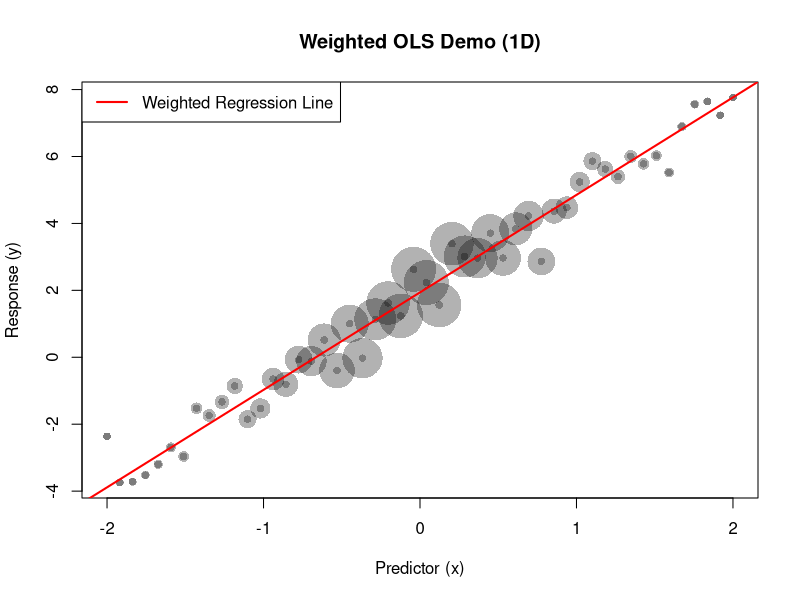

The R source for this figure:
# Set seed for reproducibility
set.seed(123)

# ------------------------------------------------------
# Part 1: Full demonstration with 2 predictors (no plot)
# ------------------------------------------------------

# Generate synthetic data
n <- 100  # number of observations
p <- 2    # number of predictors (excluding intercept)

# Predictors
X <- matrix(rnorm(n * p), nrow = n, ncol = p)
# Add intercept column (column of 1s)
X_int <- cbind(1, X)

# True coefficients (including intercept)
beta_true <- c(2, 3, -1.5)

# Generate response with noise
y <- X_int %*% beta_true + rnorm(n, sd = 0.5)

# Define weights for each observation (randomly)
w <- runif(n, min = 0.1, max = 2.0)
# Emphasize some weights for effect
w[1:20] <- 0.1  # low weight
w[21:40] <- 2.0 # high weight

# --- Method 1: Closed-Form Solution ---
# Formula: beta_hat = (X'WX)^-1 * X'Wy
XtX_w <- t(X_int) %*% (w * X_int)  # X'WX
Xty_w <- t(X_int) %*% (w * y)      # X'Wy
beta_closed_form <- solve(XtX_w, Xty_w)

cat("--- Closed-Form Solution ---\n")
cat("Coefficients:", as.numeric(beta_closed_form), "\n\n")

# --- Method 2: Stochastic Gradient Descent (SGD) ---
# Initialize beta vector to zeros
beta_sgd <- matrix(0, nrow = p+1, ncol = 1)

# SGD parameters
eta <- 0.01       # learning rate (step size)
num_iterations <- 10000 # number of iterations

# Run SGD
for (k in 1:num_iterations) {
  # 1. Randomly select one observation
  i <- sample(1:n, 1)
  
  # 2. Get the data for that observation
  x_i <- as.numeric(X_int[i, ]) # Row as vector
  y_i <- y[i]
  w_i <- w[i]
  
  # 3. Calculate prediction and error
  pred <- sum(x_i * beta_sgd)
  err <- pred - y_i
  
  # 4. Compute gradient for the weighted loss: L = w_i*(x_i'*beta - y_i)^2
  # dL/dbeta = 2 * w_i * err * x_i
  grad <- 2 * w_i * err * x_i
  
  # 5. Update beta
  beta_sgd <- beta_sgd - eta * matrix(grad, ncol = 1)
}

cat("--- SGD Solution (after", num_iterations, "iterations) ---\n")
cat("Coefficients:", as.numeric(beta_sgd), "\n\n")

# --- Comparison ---
cat("--- Comparison ---\n")
cat("True Coefficients:     ", beta_true, "\n")
cat("Closed-Form Estimate:  ", round(as.numeric(beta_closed_form), 4), "\n")
cat("SGD Estimate (approx): ", round(as.numeric(beta_sgd), 4), "\n")

# ------------------------------------------------------
# Part 2: Simplified 1D case with visualization
# ------------------------------------------------------
par(mfrow = c(1, 1)) # Reset graphics layout

# Generate simple 1D data
n_simple <- 50
x_simple <- seq(-2, 2, length.out = n_simple)
X_simple <- cbind(1, x_simple) # Add intercept
y_simple <- 2 + 3 * x_simple + rnorm(n_simple, sd = 0.5)

# Define weights (e.g., higher weight for points near x=0)
w_simple <- exp(-x_simple^2) # Gaussian-like weights

# Closed-form for 1D
XtX_w_simple <- t(X_simple) %*% (w_simple * X_simple)
Xty_w_simple <- t(X_simple) %*% (w_simple * y_simple)
beta_simple <- solve(XtX_w_simple, Xty_w_simple)
intercept <- beta_simple[1]
slope <- beta_simple[2]

# Plotting
plot(x_simple, y_simple, pch = 16, col = rgb(0, 0, 0, 0.3), 
     main = "Weighted OLS Demo (1D)", xlab = "Predictor (x)", ylab = "Response (y)")
# Make point sizes proportional to weights
symbols_size <- (w_simple - min(w_simple)) / (max(w_simple) - min(w_simple)) * 5 + 1
points(x_simple, y_simple, cex = symbols_size, pch = 16, col = rgb(0, 0, 0, 0.3))

# Draw the weighted regression line
abline(intercept, slope, col = "red", lwd = 2)
legend("topleft", legend = c("Weighted Regression Line"), col = "red", lty = 1, lwd = 2)
